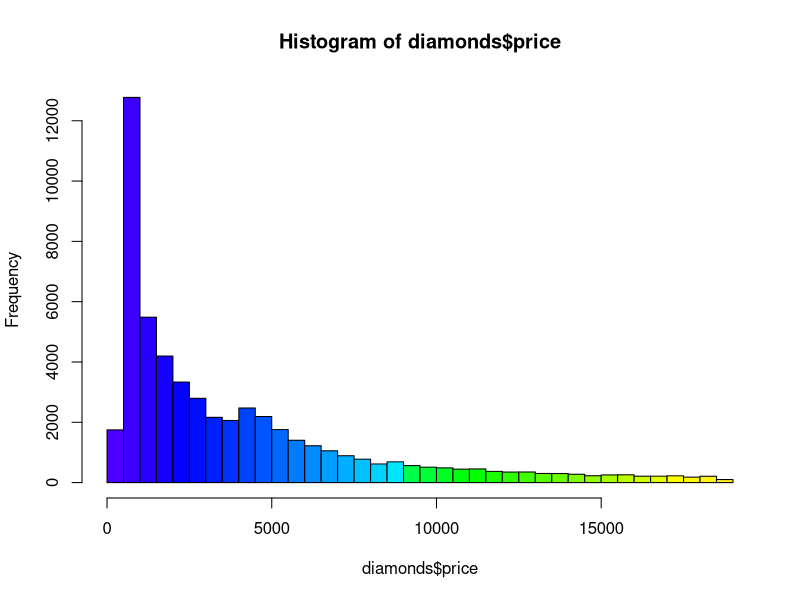
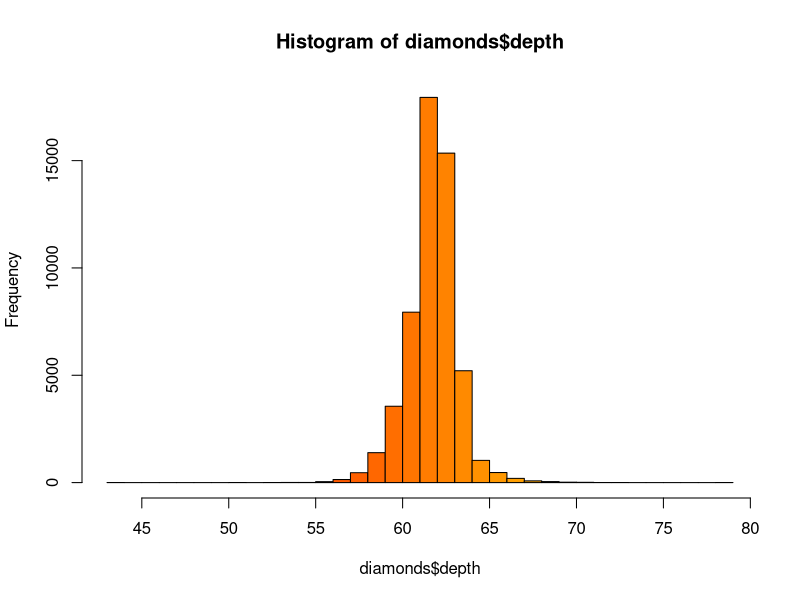
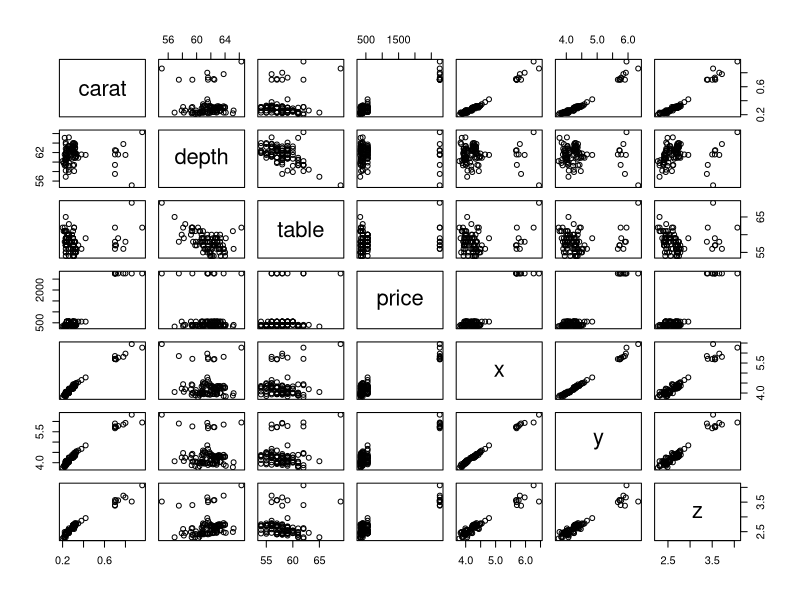
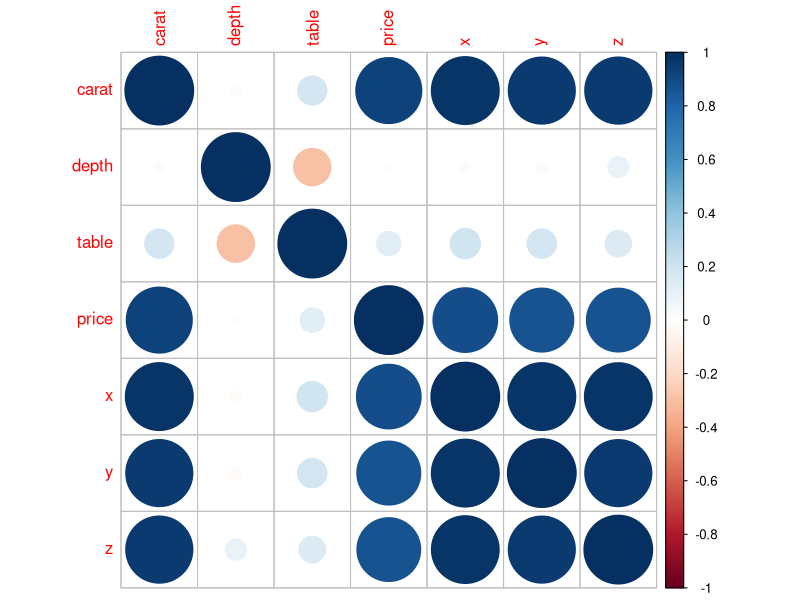
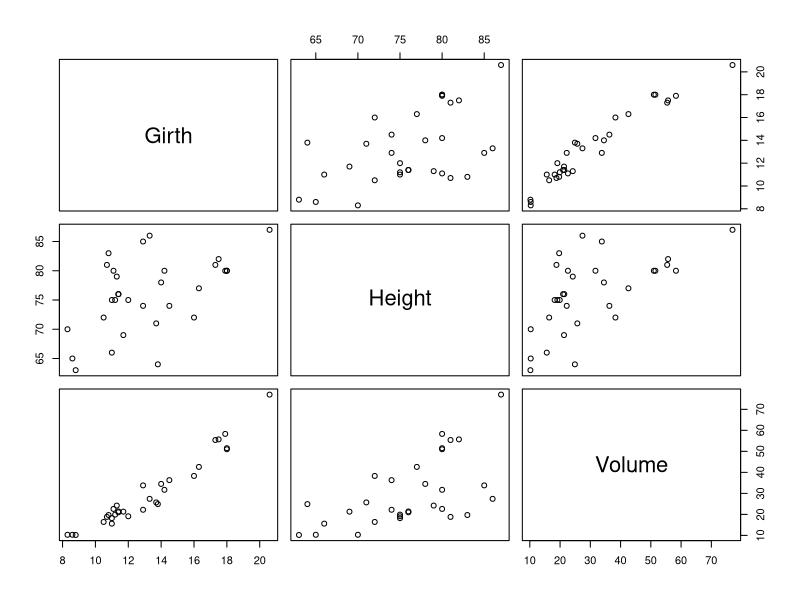
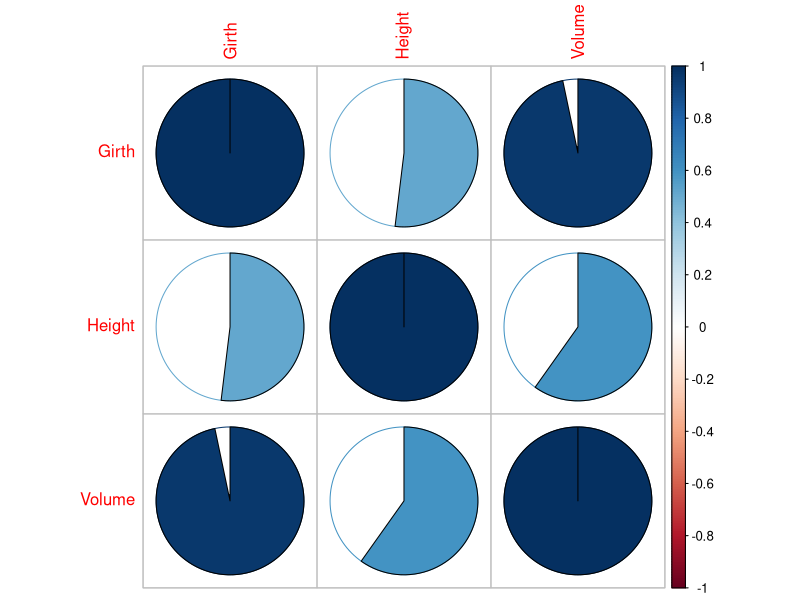
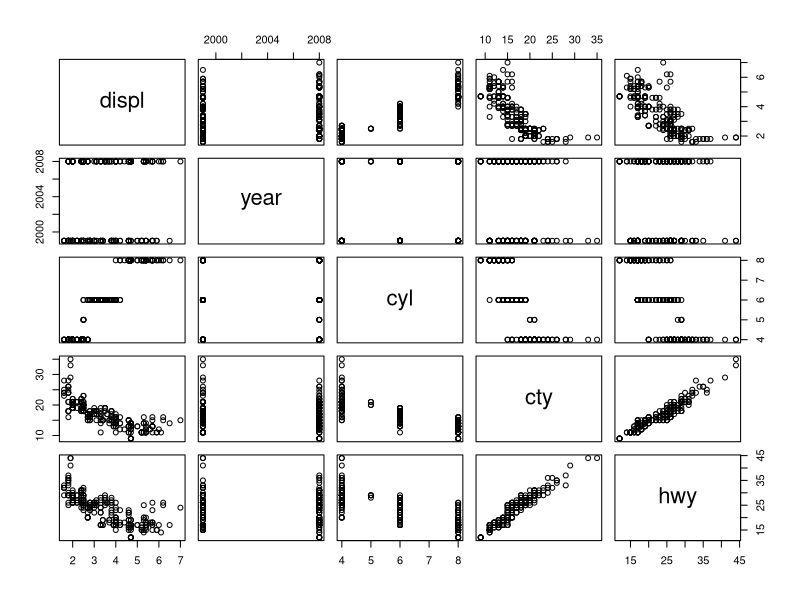
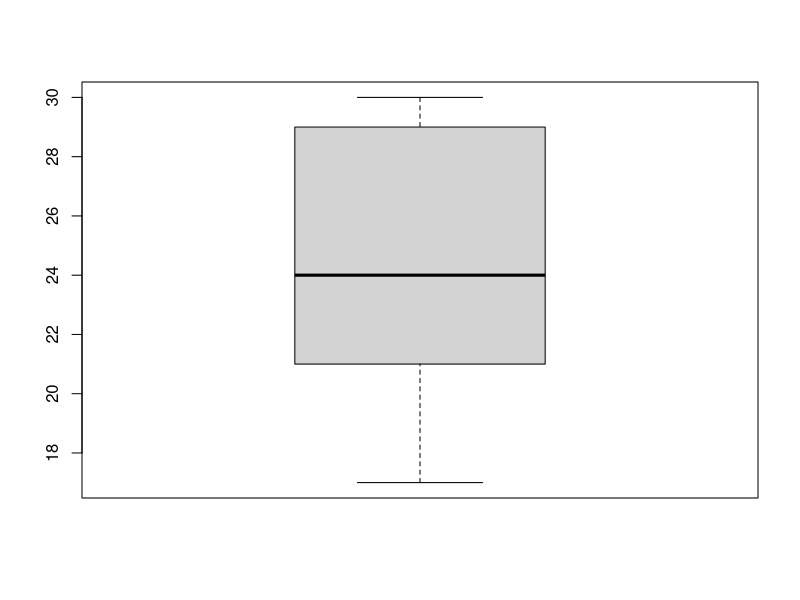

Generate these figures, in order, with R:
# 1) Calcola media e mediana sulla variabile price del dataset diamonds. Crea un istogramma e visualizza a che tipo di distribuzione appartiene

library(ggplot2)

mean(diamonds$price)

median(diamonds$price)

hist(diamonds$price, breaks = 50, col = topo.colors(50))

# 2) La curva della variabile depth dello stesso dataset ha lo stesso andamento?

hist(diamonds$depth, breaks = 50, col = heat.colors(50))

# 3) Crea una matrice di correlazione delle variabili numeriche dei primi 100 casi del dataset diamonds

str(diamonds)

dia2 <- diamonds[c(-2, -3, -4)]

pairs(dia2[1:100,])

dia2_cor <- cor(dia2)

library(corrplot)

corrplot(dia2_cor)

# 4) Crea una matrice di correlazione del dataset trees già presente sulle risorse di R, tramite il pacchetto corrplot, controllando la documentazione dei metodi della funzione cor() ed esplorando i diversi metodi 

pairs(trees)

trees_cor <- cor(trees)

corrplot(trees_cor, method = "pie")


# 5) Effettua un’analisi esplorativa di base sul dataset mpg, già presente sulle risorse di R

dim(mpg)

str(mpg)

sum(is.na(mpg))

sum(duplicated(mpg))

nrow(mpg)

ncol(mpg)

names(mpg)

class(mpg)

head(mpg)

tail(mpg)

str(mpg)

mpg_num <- mpg[-c(1, 2, 6, 7, 10, 11)]

pairs(mpg_num)


# 6) Calcola la media delle variabili mark1 e mark2 del dataset df1.csv presente nella cartella delle risorse

df1 <- read.csv("df1.csv")

mean(df1$mark1, na.rm = TRUE)
mean(df1$mark2, na.rm = TRUE)

outliers_var1 <- boxplot(df1$mark1, plot = FALSE)$out

df1 <- df1[-which(df1$mark1 %in% outliers_var1),]

boxplot(df1$mark1)$out

mean(df1$mark1, na.rm = TRUE)

outliers_var2 <- boxplot(df1$mark2, plot = FALSE)$out

df1 <- df1[-which(df1$mark2 %in% outliers_var2),]

mean(df1$mark2, na.rm = TRUE)

# 7) Carica il dataset df2.csv, conta i dati mancanti e crea un grafico per visualizzarli

df2 <- read.csv("df2.csv")

table(complete.cases(df2))

nrow(df2)

prop.table(table(complete.cases(df2)))

library(VIM)

matrixplot(df2)


# 8) Dato il seguente dataset, imputa al posto dei valori mancanti la media per la variabile var3 e la mediana per le variabili var1 e var2

var1 <- c(12, NA, 45, 57, 24, 48, NA)
var2 <- c(NA, 37, 24, 61, NA, 19, NA)
var3 <- c(71, NA, 45, 52, 70, 18, 34)

df3 <- as.data.frame(cbind(var1, var2, var3))


df3$var1[is.na(df3$var1)] <- median(df3$var1, na.rm = TRUE)

median(df3$var2, na.rm = TRUE)

df3$var2[is.na(df3$var2)] <- 30.5

df3$var3[is.na(df3$var3)] <- mean(df3$var3, na.rm = TRUE)
        
df3$var3 <- round(df3$var3)  


# 9) carica il dataset df4, calcola gli outliers della variabile prezzoink ed eliminali

df4 <- read.csv("df4.csv", sep = ";")

str(df4)

boxplot(df4$prezzoink)$out

outliers <- boxplot(df4$prezzoink, plot = FALSE)$out

new_df <- df4[-which(df4$prezzoink %in% outliers),]

boxplot(new_df$prezzoink)$out


# 10) Carica il dataset df5 e cancella i duplicati presenti

library(readxl)

df5 <- read_xls("df5.xls")

duplicated(df5)

sum(duplicated(df5))

df5 <- df5[!duplicated(df5),]
